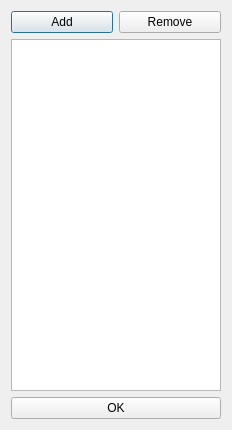
<?xml version="1.0" encoding="UTF-8"?>
<ui version="4.0">
 <class>CameraDialog</class>
 <widget class="QDialog" name="CameraDialog">
  <property name="geometry">
   <rect>
    <x>0</x>
    <y>0</y>
    <width>232</width>
    <height>430</height>
   </rect>
  </property>
  <property name="windowTitle">
   <string>CameraDialog</string>
  </property>
  <layout class="QVBoxLayout" name="verticalLayout_2">
   <item>
    <layout class="QVBoxLayout" name="verticalLayout">
     <item>
      <layout class="QHBoxLayout" name="horizontalLayout">
       <item>
        <widget class="QPushButton" name="addCameraButton">
         <property name="text">
          <string>Add</string>
         </property>
        </widget>
       </item>
       <item>
        <widget class="QPushButton" name="removeCameraButton">
         <property name="text">
          <string>Remove</string>
         </property>
        </widget>
       </item>
      </layout>
     </item>
     <item>
      <widget class="QListWidget" name="cameraList"/>
     </item>
    </layout>
   </item>
   <item>
    <widget class="QPushButton" name="pushButton">
     <property name="text">
      <string>OK</string>
     </property>
    </widget>
   </item>
  </layout>
 </widget>
 <resources/>
 <connections/>
</ui>
